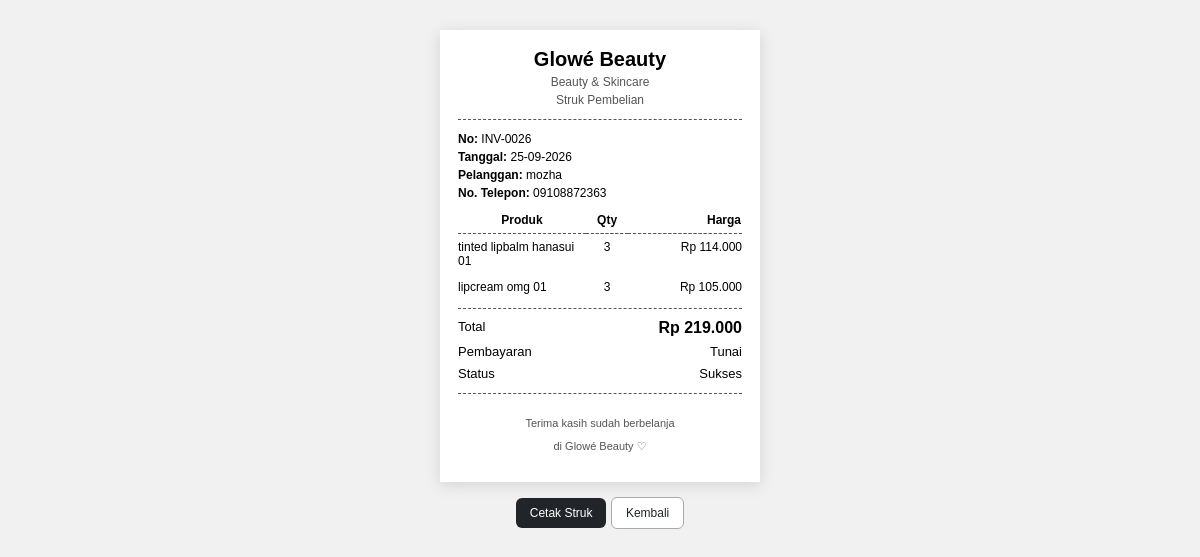
The page /admin/invoice.php?id_penjualan=26 on the database its author committed.
### tables this page shows
CREATE TABLE `penjualan` (
  `id_penjualan` int(11) NOT NULL,
  `id_pelanggan` int(11) NOT NULL,
  `tanggal_penjualan` date NOT NULL,
  `total_harga` decimal(10,2) NOT NULL
);

CREATE TABLE `pelanggan` (
  `id_pelanggan` int(11) NOT NULL,
  `nama_pelanggan` varchar(50) NOT NULL,
  `alamat` text NOT NULL,
  `no_telepon` varchar(20) NOT NULL
);

CREATE TABLE `detail_penjualan` (
  `id_detail` int(11) NOT NULL,
  `id_penjualan` int(11) NOT NULL,
  `id_produk` int(11) NOT NULL,
  `jumlah` int(255) NOT NULL,
  `harga` decimal(10,2) NOT NULL
);

CREATE TABLE `produk` (
  `id_produk` int(11) NOT NULL,
  `nama_produk` varchar(100) NOT NULL,
  `harga` decimal(10,2) NOT NULL,
  `stok` int(255) NOT NULL
);

CREATE TABLE `transaksi` (
  `id_transaksi` int(11) NOT NULL,
  `id_penjualan` int(11) NOT NULL,
  `metode_pembayaran` varchar(20) NOT NULL,
  `status` enum('sukses','dihapus','') NOT NULL,
  `tanggal_transaksi` datetime NOT NULL DEFAULT current_timestamp()
);

### admin/invoice.php (the view, shortened to what this page needs)
<?php
include '../koneksi.php';
$id_penjualan = $_GET['id_penjualan'];
$data = mysqli_query($koneksi, "
    SELECT
        penjualan.id_penjualan,
        penjualan.tanggal_penjualan,
        penjualan.total_harga,
        pelanggan.nama_pelanggan,
        pelanggan.alamat,
        pelanggan.no_telepon,
        transaksi.metode_pembayaran,
        transaksi.status
    FROM penjualan
    JOIN pelanggan
        ON penjualan.id_pelanggan = pelanggan.id_pelanggan
    LEFT JOIN transaksi
        ON penjualan.id_penjualan = transaksi.id_penjualan
    WHERE penjualan.id_penjualan = '$id_penjualan'
");
$penjualan = mysqli_fetch_assoc($data);
$detail = mysqli_query($koneksi, "
    SELECT
        produk.nama_produk,
        detail_penjualan.jumlah,
        detail_penjualan.harga,
        (
            detail_penjualan.jumlah *
            detail_penjualan.harga
        ) AS subtotal
    FROM detail_penjualan
    JOIN produk
        ON detail_penjualan.id_produk = produk.id_produk
    WHERE detail_penjualan.id_penjualan = '$id_penjualan'
");
?>
<!DOCTYPE html>
<html lang="id">
<head>
</head>
<body>
<div class="struk">
    <div class="header">
        <h2>
            Glowé Beauty
        </h2>
        <p>
            Beauty & Skincare
        </p>
        <p>
            Struk Pembelian
        </p>
    </div>
    <div class="info">
        <p>
            <strong>
                No:
            </strong>
            INV-<?= str_pad(
                $penjualan['id_penjualan'],
                4,
                '0',
                STR_PAD_LEFT
            ); ?>
        </p>
        <p>
            <strong>
                Tanggal:
            </strong>
            <?= date(
                'd-m-Y',
                strtotime(
                    $penjualan['tanggal_penjualan']
                )
            ); ?>
        </p>
        <p>
            <strong>
                Pelanggan:
            </strong>
            <?= htmlspecialchars(
                $penjualan['nama_pelanggan']
            ); ?>
        </p>
        <p>
            <strong>
                No. Telepon:
            </strong>
            <?= htmlspecialchars(
                $penjualan['no_telepon']
            ); ?>
        </p>
    </div>
    <table>
        <thead>
            <tr>
                <th class="produk">
                    Produk
                </th>
                <th class="qty">
                    Qty
                </th>
                <th class="harga">
                    Harga
                </th>
            </tr>
        </thead>
        <tbody>
        <?php while (
            $row = mysqli_fetch_assoc($detail)
        ) { ?>
            <tr>
                <td class="produk">
                    <?= htmlspecialchars(
                        $row['nama_produk']
                    ); ?>
                </td>
                <td class="qty">
                    <?= $row['jumlah']; ?>
                </td>
                <td class="harga">
                    Rp <?= number_format(
                        $row['subtotal'],
                        0,
                        ',',
                        '.'
                    ); ?>
                </td>
            </tr>
        <?php } ?>
        </tbody>
    </table>
    <div class="total">
        <div class="total-row">
            <span>
                Total
            </span>
            <span class="total-harga">
                Rp <?= number_format(
                    $penjualan['total_harga'],
                    0,
                    ',',
                    '.'
                ); ?>
            </span>
        </div>
        <div class="total-row">
            <span>
                Pembayaran
            </span>
            <span>
                <?= htmlspecialchars(
                    $penjualan['metode_pembayaran']
                    ?? 'Tunai'
                ); ?>
            </span>
        </div>
        <div class="total-row">
            <span>
                Status
            </span>
            <span>
                <?php if (
                    $penjualan['status'] == 'sukses'
                ) { ?>
                    Sukses
                <?php } elseif (
                    $penjualan['status'] == 'dihapus'
                ) { ?>
                    Dihapus
                <?php } else { ?>
                    -
                <?php } ?>
            </span>
        </div>
    </div>
    <div class="footer">
        <p>
            Terima kasih sudah berbelanja
        </p>
        <p>
            di Glowé Beauty ♡
        </p>
    </div>
</div>
<div class="buttons">
    <button
        onclick="window.print()"
        class="print"
    >
        Cetak Struk
    </button>
    <a
        href="transaksi.php"
        class="back"
    >
        Kembali
    </a>
</div>
</body>
</html>

### admin/invoice.php (style rules this page uses)
* { box-sizing: border-box; }
body { margin: 0; padding: 30px 0; background: #f1f1f1; font-family: Arial, sans-serif; }
.struk { width: 320px; margin: auto; background: white; padding: 18px; box-shadow: 0 3px 15px rgba(0, 0, 0, 0.12); }
.header { text-align: center; border-bottom: 1px dashed #555; padding-bottom: 12px; margin-bottom: 12px; }
.header h2 { margin: 0; font-size: 20px; }
.header p { margin: 4px 0 0; font-size: 12px; color: #555; }
.info { font-size: 12px; margin-bottom: 12px; }
.info p { margin: 4px 0; }
table { width: 100%; border-collapse: collapse; font-size: 12px; }
th { border-bottom: 1px dashed #555; padding-bottom: 6px; }
td { padding: 6px 0; vertical-align: top; }
.produk { width: 45%; }
.qty { width: 15%; text-align: center; }
.harga { width: 40%; text-align: right; }
.total { border-top: 1px dashed #555; margin-top: 8px; padding-top: 10px; font-size: 13px; }
.total-row { display: flex; justify-content: space-between; margin-bottom: 7px; }
.total-harga { font-size: 16px; font-weight: bold; }
.footer { text-align: center; border-top: 1px dashed #555; margin-top: 12px; padding-top: 12px; font-size: 11px; color: #555; }
.buttons { width: 320px; margin: 15px auto 0; text-align: center; }
.buttons button, .buttons a { display: inline-block; padding: 8px 14px; border-radius: 6px; text-decoration: none; font-size: 12px; cursor: pointer; }
.print { background: #212529; color: white; border: none; }
.back { background: white; color: #212529; border: 1px solid #aaa; }

### rows shown on the page
penjualan: id_penjualan "0026", tanggal_penjualan "25-09-2026", id_pelanggan.nama_pelanggan "mozha", id_pelanggan.no_telepon "09108872363", total_harga "219.000", transaksi.metode_pembayaran "Tunai"
detail_penjualan: id_produk.nama_produk "tinted lipbalm hanasui 01", jumlah "3", subtotal "114.000"
detail_penjualan: id_produk.nama_produk "lipcream omg 01", jumlah "3", subtotal "105.000"
